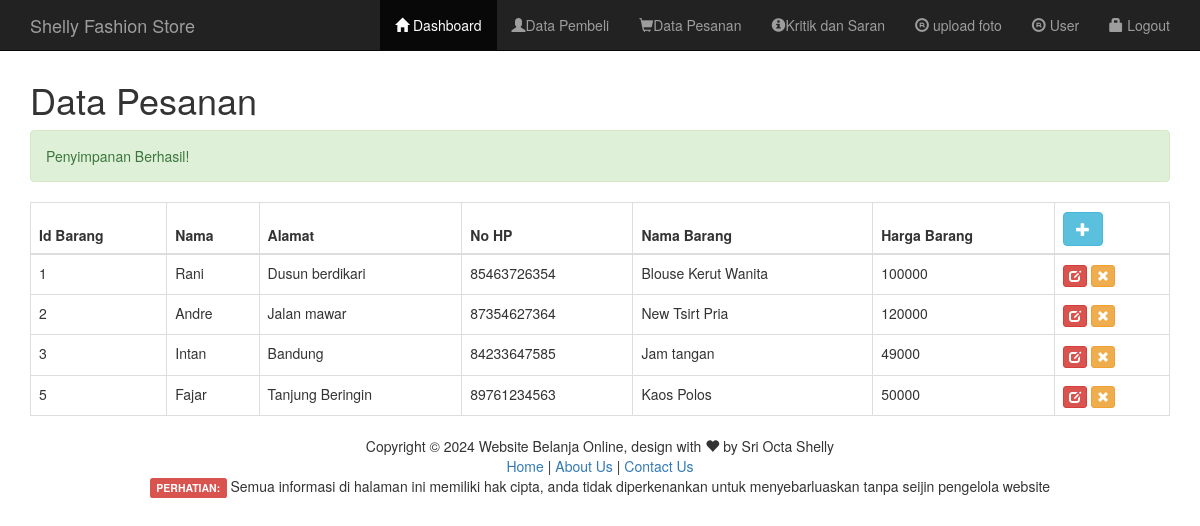
The page /admin/tampil-pesanan.php?pesan=inputBerhasil (signed in) on the database its author committed.
### tables this page shows
CREATE TABLE `pesanan` (
  `id_barang` int(11) NOT NULL,
  `nama` varchar(100) NOT NULL,
  `alamat` varchar(100) NOT NULL,
  `no_hp` bigint(20) NOT NULL,
  `nama_barang` varchar(50) NOT NULL,
  `harga_barang` int(11) NOT NULL
);

### admin/tampil-pesanan.php (the view, shortened to what this page needs)
<?php include "header.php"; ?>
<div class="container">
    <div class="row">
        <div class="col-md-12">
        <h1>Data Pesanan</h1>
            <?php
            if(@$_GET['pesan']=="inputBerhasil"){
            ?>
                    <div class="alert alert-success">
                    Penyimpanan Berhasil!
                    </div>
            <?php
            }
            ?>
        <table  class="table table-bordered table-hover" id="data-table">
        <thead>
            <tr>
                <th>Id Barang</th><th>Nama</th><th>Alamat</th><th>No HP</th><th>Nama Barang</th><th>Harga Barang</th>
                <th>
                    <a href="input-pesanan.php">
                        <button class="btn btn-info glyphicon glyphicon-plus"></button>
                    </a>
                </th>
            </tr>
        </thead>
        <tbody>
        <?php
        include "../koneksi.php";
        $sql=$koneksi->query("select * from pesanan order by id_barang ASC");
        while($row= $sql->fetch_assoc()){
        ?>
            <tr>
                <td><?php echo $row['id_barang']?></td>
                <td><?php echo $row['nama']?></td>
                <td><?php echo $row['alamat']?></td>
                <td><?php echo $row['no_hp']?></td>
                <td><?php echo $row['nama_barang']?></td>
                <td><?php echo $row['harga_barang']?></td>
                <td>
                <a href="edit-pesanan.php?id=<?php echo $row['id_barang']?>">
                    <button class="btn btn-xs btn-danger glyphicon glyphicon-edit"></button>
                </a>
                <a href="hapus-pesanan.php?id=<?php echo $row['id_barang']?>" onclick=" return confirm('Anda yakin menghapus data?')">
                    <button class="btn btn-xs btn-warning glyphicon glyphicon-remove"></button>
                </a>
                </td>
            </tr>
        <?php
        }
        ?>
        </tbody>
        </table>
        </div>
    </div>
</div>
<?php include "footer.php";?>

### admin/header.php (shortened to what this page needs)
<!doctype HTML>
<html>
<head>
    <link href="../bootstrap/css/bootstrap.min.css" rel="stylesheet">
    <link href="../DataTables/datatables.min.css" rel="stylesheet">
</head>
<body>
    <nav class="navbar navbar-inverse navbar-fixed-top">
      <div class="container">
        <div class="navbar-header">
          <a class="navbar-brand" href="index.php">Shelly Fashion Store</a>
        </div>
        <div class="collapse navbar-collapse" id="bs-example-navbar-collapse-1">
          <ul class="nav navbar-nav navbar-right">
            <li class="active">
							<a href="index.php"><span class="glyphicon glyphicon-home"></span> Dashboard <span class="sr-only">(current)</span></a>
						</li>
            <li>
							<a href="tampil-pembeli.php"><span class="glyphicon glyphicon-user"></span>Data Pembeli</a>
						</li>
            <li>
							<a href="tampil-pesanan.php"><span class="glyphicon glyphicon-shopping-cart"></span>Data Pesanan</a>
						</li>
            <li>
							<a href="tampil-saran.php"><span class="glyphicon glyphicon-info-sign"></span>Kritik dan Saran</a>
						</li>
            <li>
							<a href="foto.php"><span class="glyphicon glyphicon-registration-mark"></span> upload foto</a>
						</li>
            <li>
							<a href="tampil-user.php"><span class="glyphicon glyphicon-registration-mark"></span> User</a>
						</li>
            <li>
							<a href="../logout.php"><span class="glyphicon glyphicon-lock"></span> Logout</a>
						</li>
          </ul>
        </div>
      </div>
    </nav>

### admin/footer.php (shortened to what this page needs)
<div class="row">
			<div class="col-md-12">
				<center>Copyright &copy <?php echo date ('Y');?> Website Belanja Online, design with <span class="glyphicon glyphicon-heart"></span> by Sri Octa Shelly<br/>
				<a href="index.php">Home </a> |
				<a href="about.php">About Us </a> |
				<a href="contact.php">Contact Us </a> <br>
				<label class="label label-danger">PERHATIAN:</label>
				Semua informasi di halaman ini memiliki hak cipta, anda tidak diperkenankan untuk menyebarluaskan tanpa seijin pengelola website
				</center>
			</div>
			</div>
</body>
</html>

### admin/header.php (style rules this page uses)
body { padding-top: 60px; }

### rows shown on the page
pesanan: id_barang "1", nama "Rani", alamat "Dusun berdikari", no_hp "85463726354", nama_barang "Blouse Kerut Wanita", harga_barang "100000"
pesanan: id_barang "2", nama "Andre", alamat "Jalan mawar", no_hp "87354627364", nama_barang "New Tsirt Pria", harga_barang "120000"
pesanan: id_barang "3", nama "Intan", alamat "Bandung", no_hp "84233647585", nama_barang "Jam tangan", harga_barang "49000"
pesanan: id_barang "5", nama "Fajar", alamat "Tanjung Beringin", no_hp "89761234563", nama_barang "Kaos Polos", harga_barang "50000"

### other values the page prints
date ('Y') "2024"
